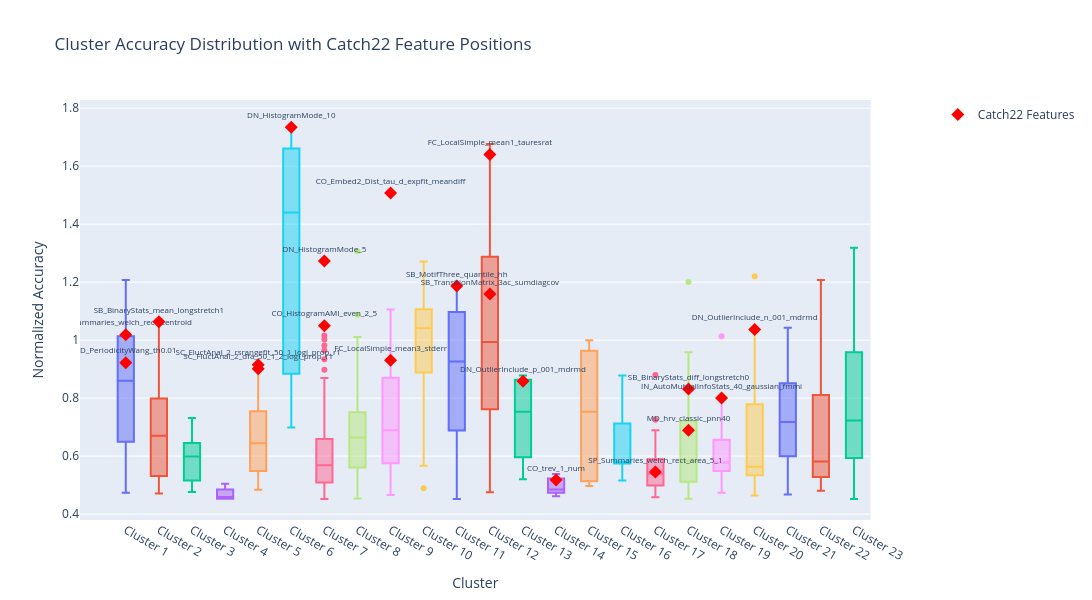

The cell this chart's notebook holds for it:
### Markdown cell above
## plot cluster scores

### Code cell
# score_df = final_perf_scores
acc_mean = {}
acc_z_score = {}
c22_acc_mean = {}
c22_acc_z_score = {}

# for cluster, df in cluster_df.groupby("cluster"):
#     cluster_scores = score_df[df["feature"]]                  # datasets × features
#     row_mean = cluster_scores.mean(axis=1)                     # mean across features per dataset
#     normalized = cluster_scores.div(row_mean, axis=0)          # normalize per dataset
#     mean_accuracy[cluster] = normalized.mean(axis=0)           # mean across datasets per feature

#     # Collect CATCH22 features in this cluster
#     c22_in_cluster = [f for f in df["feature"] if f in CATCH22]
#     if c22_in_cluster:
#         c22_cluster_scores[cluster] = normalized[c22_in_cluster].mean(axis=0)

## TODO: z_scores with perf_scores_norm
for cluster, df in cluster_df.groupby("cluster"):
    features = df["feature"].tolist()
    scores = perf_scores_norm_comb[features]
    acc_mean[cluster] = scores
    acc_z_score[cluster] = (scores - scores.mean()) / scores.std()

    c22_in_cluster = [f for f in features if f in CATCH22]
    if c22_in_cluster:
        c22_scores = perf_scores_norm_comb[c22_in_cluster]  # .mean(axis=0)
        c22_acc_mean[cluster] = acc_mean[cluster][c22_in_cluster]
        c22_acc_z_score[cluster] = acc_z_score[cluster][c22_in_cluster] 


for title, whole, c22 in [("Mean Accuracy", acc_mean, c22_acc_mean)]: # ("Z Score of Combined Norm", acc_z_score, c22_acc_z_score)]: 
    whole_df = pd.DataFrame(whole)
    whole_df.columns = [f"Cluster {c}" for c in whole.keys()]
    whole_df = whole_df.sort_index()
    fig = make_subplots(specs=[[{"secondary_y": True}]])

    # Box plots of cluster accuracies across datasets
    for col in whole_df.columns:
        fig.add_trace(
            go.Box(y=whole_df[col], name=col, showlegend=False),
            secondary_y=False,
        )

    # Individual catch22 feature normalized accuracy from c22_cluster_scores
    for cluster, scores in c22.items():
        fig.add_trace(
            go.Scatter(
                x=[f"Cluster {cluster}"] * len(scores),
                y=scores.values,
                mode="markers+text",
                name="Catch22 Features",
                showlegend=(cluster == list(c22.keys())[0]),
                marker=dict(color="red", size=10, symbol="diamond"),
                text=scores.index,
                textposition="top center",
                textfont=dict(size=8),
            ),
        )

    fig.update_layout(
        title="Cluster Accuracy Distribution with Catch22 Feature Positions",
        xaxis_title="Cluster",
        width=1100,
        height=600,
    )
    fig.update_yaxes(title_text="Normalized Accuracy", secondary_y=False)
    fig.show()

### Figure 1 — Plotly figure (JSON) as saved in the notebook; plotly's stock layout.template omitted (floating-point values rounded to 4 significant figures; data arrays with more than 128 entries replaced by an {"elided": "..."} marker saying what was removed)
{"data": [{"name": "Cluster 1", "showlegend": false, "type": "box", "xaxis": "x", "y": {"elided": "898 float values"}, "yaxis": "y"}, {"name": "Cluster 2", "showlegend": false, "type": "box", "xaxis": "x", "y": {"elided": "898 float values"}, "yaxis": "y"}, {"name": "Cluster 3", "showlegend": false, "type": "box", "xaxis": "x", "y": {"elided": "898 float values"}, "yaxis": "y"}, {"name": "Cluster 4", "showlegend": false, "type": "box", "xaxis": "x", "y": {"elided": "898 float values"}, "yaxis": "y"}, {"name": "Cluster 5", "showlegend": false, "type": "box", "xaxis": "x", "y": {"elided": "898 float values"}, "yaxis": "y"}, {"name": "Cluster 6", "showlegend": false, "type": "box", "xaxis": "x", "y": {"elided": "898 float values"}, "yaxis": "y"}, {"name": "Cluster 7", "showlegend": false, "type": "box", "xaxis": "x", "y": {"elided": "898 float values"}, "yaxis": "y"}, {"name": "Cluster 8", "showlegend": false, "type": "box", "xaxis": "x", "y": {"elided": "898 float values"}, "yaxis": "y"}, {"name": "Cluster 9", "showlegend": false, "type": "box", "xaxis": "x", "y": {"elided": "898 float values"}, "yaxis": "y"}, {"name": "Cluster 10", "showlegend": false, "type": "box", "xaxis": "x", "y": {"elided": "898 float values"}, "yaxis": "y"}, {"name": "Cluster 11", "showlegend": false, "type": "box", "xaxis": "x", "y": {"elided": "898 float values"}, "yaxis": "y"}, {"name": "Cluster 12", "showlegend": false, "type": "box", "xaxis": "x", "y": {"elided": "898 float values"}, "yaxis": "y"}, {"name": "Cluster 13", "showlegend": false, "type": "box", "xaxis": "x", "y": {"elided": "898 float values"}, "yaxis": "y"}, {"name": "Cluster 14", "showlegend": false, "type": "box", "xaxis": "x", "y": {"elided": "898 float values"}, "yaxis": "y"}, {"name": "Cluster 15", "showlegend": false, "type": "box", "xaxis": "x", "y": {"elided": "898 float values"}, "yaxis": "y"}, {"name": "Cluster 16", "showlegend": false, "type": "box", "xaxis": "x", "y": {"elided": "898 float values"}, "yaxis": "y"}, {"name": "Cluster 17", "showlegend": false, "type": "box", "xaxis": "x", "y": {"elided": "898 float values"}, "yaxis": "y"}, {"name": "Cluster 18", "showlegend": false, "type": "box", "xaxis": "x", "y": {"elided": "898 float values"}, "yaxis": "y"}, {"name": "Cluster 19", "showlegend": false, "type": "box", "xaxis": "x", "y": {"elided": "898 float values"}, "yaxis": "y"}, {"name": "Cluster 20", "showlegend": false, "type": "box", "xaxis": "x", "y": {"elided": "898 float values"}, "yaxis": "y"}, {"name": "Cluster 21", "showlegend": false, "type": "box", "xaxis": "x", "y": {"elided": "898 float values"}, "yaxis": "y"}, {"name": "Cluster 22", "showlegend": false, "type": "box", "xaxis": "x", "y": {"elided": "898 float values"}, "yaxis": "y"}, {"name": "Cluster 23", "showlegend": false, "type": "box", "xaxis": "x", "y": {"elided": "898 float values"}, "yaxis": "y"}, {"marker": {"color": "red", "size": 10, "symbol": "diamond"}, "mode": "markers+text", "name": "Catch22 Features", "showlegend": true, "text": ["PD_PeriodicityWang_th0.01", "SP_Summaries_welch_rect_centroid"], "textfont": {"size": 8}, "textposition": "top center", "type": "scatter", "x": ["Cluster 1", "Cluster 1"], "y": [0.9224, 1.019]}, {"marker": {"color": "red", "size": 10, "symbol": "diamond"}, "mode": "markers+text", "name": "Catch22 Features", "showlegend": false, "text": ["SB_BinaryStats_mean_longstretch1"], "textfont": {"size": 8}, "textposition": "top center", "type": "scatter", "x": ["Cluster 2"], "y": [1.063]}, {"marker": {"color": "red", "size": 10, "symbol": "diamond"}, "mode": "markers+text", "name": "Catch22 Features", "showlegend": false, "text": ["SC_FluctAnal_2_rsrangefit_50_1_logi_prop_r1", "SC_FluctAnal_2_dfa_50_1_2_logi_prop_r1"], "textfont": {"size": 8}, "textposition": "top center", "type": "scatter", "x": ["Cluster 5", "Cluster 5"], "y": [0.9156, 0.9018]}, {"marker": {"color": "red", "size": 10, "symbol": "diamond"}, "mode": "markers+text", "name": "Catch22 Features", "showlegend": false, "text": ["DN_HistogramMode_10"], "textfont": {"size": 8}, "textposition": "top center", "type": "scatter", "x": ["Cluster 6"], "y": [1.734]}, {"marker": {"color": "red", "size": 10, "symbol": "diamond"}, "mode": "markers+text", "name": "Catch22 Features", "showlegend": false, "text": ["DN_HistogramMode_5", "CO_HistogramAMI_even_2_5"], "textfont": {"size": 8}, "textposition": "top center", "type": "scatter", "x": ["Cluster 7", "Cluster 7"], "y": [1.273, 1.05]}, {"marker": {"color": "red", "size": 10, "symbol": "diamond"}, "mode": "markers+text", "name": "Catch22 Features", "showlegend": false, "text": ["CO_Embed2_Dist_tau_d_expfit_meandiff", "FC_LocalSimple_mean3_stderr"], "textfont": {"size": 8}, "textposition": "top center", "type": "scatter", "x": ["Cluster 9", "Cluster 9"], "y": [1.507, 0.9306]}, {"marker": {"color": "red", "size": 10, "symbol": "diamond"}, "mode": "markers+text", "name": "Catch22 Features", "showlegend": false, "text": ["SB_MotifThree_quantile_hh"], "textfont": {"size": 8}, "textposition": "top center", "type": "scatter", "x": ["Cluster 11"], "y": [1.187]}, {"marker": {"color": "red", "size": 10, "symbol": "diamond"}, "mode": "markers+text", "name": "Catch22 Features", "showlegend": false, "text": ["SB_TransitionMatrix_3ac_sumdiagcov", "FC_LocalSimple_mean1_tauresrat"], "textfont": {"size": 8}, "textposition": "top center", "type": "scatter", "x": ["Cluster 12", "Cluster 12"], "y": [1.159, 1.641]}, {"marker": {"color": "red", "size": 10, "symbol": "diamond"}, "mode": "markers+text", "name": "Catch22 Features", "showlegend": false, "text": ["DN_OutlierInclude_p_001_mdrmd"], "textfont": {"size": 8}, "textposition": "top center", "type": "scatter", "x": ["Cluster 13"], "y": [0.8582]}, {"marker": {"color": "red", "size": 10, "symbol": "diamond"}, "mode": "markers+text", "name": "Catch22 Features", "showlegend": false, "text": ["CO_trev_1_num"], "textfont": {"size": 8}, "textposition": "top center", "type": "scatter", "x": ["Cluster 14"], "y": [0.5179]}, {"marker": {"color": "red", "size": 10, "symbol": "diamond"}, "mode": "markers+text", "name": "Catch22 Features", "showlegend": false, "text": ["SP_Summaries_welch_rect_area_5_1"], "textfont": {"size": 8}, "textposition": "top center", "type": "scatter", "x": ["Cluster 17"], "y": [0.5451]}, {"marker": {"color": "red", "size": 10, "symbol": "diamond"}, "mode": "markers+text", "name": "Catch22 Features", "showlegend": false, "text": ["SB_BinaryStats_diff_longstretch0", "MD_hrv_classic_pnn40"], "textfont": {"size": 8}, "textposition": "top center", "type": "scatter", "x": ["Cluster 18", "Cluster 18"], "y": [0.8317, 0.6891]}, {"marker": {"color": "red", "size": 10, "symbol": "diamond"}, "mode": "markers+text", "name": "Catch22 Features", "showlegend": false, "text": ["IN_AutoMutualInfoStats_40_gaussian_fmmi"], "textfont": {"size": 8}, "textposition": "top center", "type": "scatter", "x": ["Cluster 19"], "y": [0.8002]}, {"marker": {"color": "red", "size": 10, "symbol": "diamond"}, "mode": "markers+text", "name": "Catch22 Features", "showlegend": false, "text": ["DN_OutlierInclude_n_001_mdrmd"], "textfont": {"size": 8}, "textposition": "top center", "type": "scatter", "x": ["Cluster 20"], "y": [1.037]}], "layout": {"height": 600, "title": {"text": "Cluster Accuracy Distribution with Catch22 Feature Positions"}, "width": 1100, "xaxis": {"anchor": "y", "domain": [0, 0.94], "title": {"text": "Cluster"}}, "yaxis": {"anchor": "x", "domain": [0, 1], "title": {"text": "Normalized Accuracy"}}, "yaxis2": {"anchor": "x", "overlaying": "y", "side": "right"}}}
